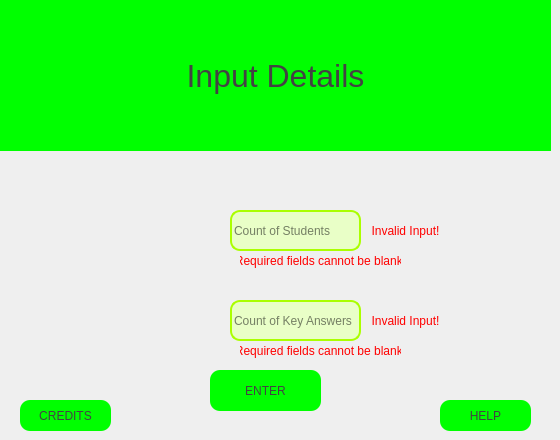
    <widget class="QWidget" name="tab">
     <property name="focusPolicy">
      <enum>Qt::TabFocus</enum>
     </property>
     <attribute name="title">
      <string>Input Details</string>
     </attribute>
     <widget class="QLabel" name="input_details_label">
      <property name="geometry">
       <rect>
        <x>0</x>
        <y>0</y>
        <width>551</width>
        <height>151</height>
       </rect>
      </property>
      <property name="font">
       <font>
        <family>Arial</family>
        <pointsize>24</pointsize>
       </font>
      </property>
      <property name="toolTip">
       <string>&lt;html&gt;&lt;head/&gt;&lt;body&gt;&lt;p&gt;&lt;span style=&quot; font-size:8pt;&quot;&gt;Input for &lt;/span&gt;&lt;span style=&quot; font-size:8pt; font-weight:600;&quot;&gt;Count of Students&lt;/span&gt;&lt;span style=&quot; font-size:8pt;&quot;&gt; and &lt;/span&gt;&lt;span style=&quot; font-size:8pt; font-weight:600;&quot;&gt;Count of Key Answers&lt;/span&gt;&lt;/p&gt;&lt;/body&gt;&lt;/html&gt;</string>
      </property>
      <property name="whatsThis">
       <string>&lt;html&gt;&lt;head/&gt;&lt;body&gt;&lt;p&gt;&lt;br/&gt;&lt;/p&gt;&lt;/body&gt;&lt;/html&gt;</string>
      </property>
      <property name="styleSheet">
       <string notr="true">QLabel {
	background-color: rgb(0, 255, 0);
	color: rgb(67, 67, 67);
}</string>
      </property>
      <property name="text">
       <string>Input Details</string>
      </property>
      <property name="alignment">
       <set>Qt::AlignCenter</set>
      </property>
     </widget>
     <widget class="QLabel" name="student_png">
      <property name="geometry">
       <rect>
        <x>170</x>
        <y>210</y>
        <width>41</width>
        <height>41</height>
       </rect>
      </property>
      <property name="toolTip">
       <string>&lt;html&gt;&lt;head/&gt;&lt;body&gt;&lt;p&gt;How many students are there?&lt;/p&gt;&lt;/body&gt;&lt;/html&gt;</string>
      </property>
      <property name="styleSheet">
       <string notr="true">QLabel:hover:!pressed {
	background-color: rgb(255, 255, 0);
	border-radius: 10px;
}</string>
      </property>
      <property name="text">
       <string/>
      </property>
      <property name="pixmap">
       <pixmap>../Images/student.png</pixmap>
      </property>
      <property name="scaledContents">
       <bool>true</bool>
      </property>
     </widget>
     <widget class="QLineEdit" name="count_of_students_entry">
      <property name="geometry">
       <rect>
        <x>230</x>
        <y>210</y>
        <width>131</width>
        <height>41</height>
       </rect>
      </property>
      <property name="styleSheet">
       <string notr="true">QLineEdit {
	color: rgb(0, 0, 0);
	background-color: rgb(233, 255, 199);
	border-radius: 10px;
	border: 2px solid rgb(170, 255, 0);
}

QLineEdit:focus {
	border:2px solid rgb(255, 255, 0);
}

</string>
      </property>
      <property name="alignment">
       <set>Qt::AlignLeading|Qt::AlignLeft|Qt::AlignVCenter</set>
      </property>
      <property name="placeholderText">
       <string>Count of Students</string>
      </property>
     </widget>
     <widget class="QLineEdit" name="count_key_answers_entry">
      <property name="geometry">
       <rect>
        <x>230</x>
        <y>300</y>
        <width>131</width>
        <height>41</height>
       </rect>
      </property>
      <property name="styleSheet">
       <string notr="true">QLineEdit {
	color: rgb(0, 0, 0);
	background-color: rgb(233, 255, 199);
	border-radius: 10px;
	border: 2px solid rgb(170, 255, 0);
}

QLineEdit:focus {
	border:2px solid rgb(255, 255, 0);
}</string>
      </property>
      <property name="alignment">
       <set>Qt::AlignLeading|Qt::AlignLeft|Qt::AlignVCenter</set>
      </property>
      <property name="placeholderText">
       <string>Count of Key Answers</string>
      </property>
     </widget>
     <widget class="QLabel" name="key_png">
      <property name="geometry">
       <rect>
        <x>170</x>
        <y>300</y>
        <width>41</width>
        <height>41</height>
       </rect>
      </property>
      <property name="toolTip">
       <string>&lt;html&gt;&lt;head/&gt;&lt;body&gt;&lt;p&gt;How many key answers are there?&lt;/p&gt;&lt;/body&gt;&lt;/html&gt;</string>
      </property>
      <property name="styleSheet">
       <string notr="true">QLabel:hover:!pressed {
	background-color: rgb(255, 255, 0);
	border-radius: 10px;
}</string>
      </property>
      <property name="text">
       <string/>
      </property>
      <property name="pixmap">
       <pixmap>../Images/key.png</pixmap>
      </property>
      <property name="scaledContents">
       <bool>true</bool>
      </property>
     </widget>
     <widget class="QPushButton" name="enter_button">
      <property name="geometry">
       <rect>
        <x>210</x>
        <y>370</y>
        <width>111</width>
        <height>41</height>
       </rect>
      </property>
      <property name="styleSheet">
       <string notr="true">QPushButton {
	background-color: rgb(0, 255, 0);
	border-radius: 10px;
	color: rgb(67, 67, 67);
}

QPushButton:hover:!pressed {
	background-color: rgb(255, 255, 0);
}</string>
      </property>
      <property name="text">
       <string>ENTER</string>
      </property>
     </widget>
     <widget class="QLabel" name="invalid_count_students">
      <property name="enabled">
       <bool>true</bool>
      </property>
      <property name="geometry">
       <rect>
        <x>370</x>
        <y>220</y>
        <width>71</width>
        <height>21</height>
       </rect>
      </property>
      <property name="toolTip">
       <string>&lt;html&gt;&lt;head/&gt;&lt;body&gt;&lt;p&gt;Input may be &lt;span style=&quot; font-weight:600; color:#ff0000;&quot;&gt;INVALID&lt;/span&gt; or a &lt;span style=&quot; font-weight:600; color:#ff0000;&quot;&gt;NON-DIGIT DATA&lt;/span&gt;&lt;/p&gt;&lt;/body&gt;&lt;/html&gt;</string>
      </property>
      <property name="styleSheet">
       <string notr="true">QLabel {
	color: rgb(255, 0, 0);
}</string>
      </property>
      <property name="text">
       <string>Invalid Input!</string>
      </property>
      <property name="alignment">
       <set>Qt::AlignCenter</set>
      </property>
     </widget>
     <widget class="QLabel" name="invalid_count_key_answers">
      <property name="geometry">
       <rect>
        <x>370</x>
        <y>310</y>
        <width>71</width>
        <height>21</height>
       </rect>
      </property>
      <property name="toolTip">
       <string>&lt;html&gt;&lt;head/&gt;&lt;body&gt;&lt;p&gt;Input may be &lt;span style=&quot; font-weight:600; color:#ff0000;&quot;&gt;INVALID&lt;/span&gt; or a &lt;span style=&quot; font-weight:600; color:#ff0000;&quot;&gt;NON-DIGIT DATA&lt;/span&gt;&lt;/p&gt;&lt;/body&gt;&lt;/html&gt;</string>
      </property>
      <property name="styleSheet">
       <string notr="true">QLabel {
	color: rgb(255, 0, 0);
}</string>
      </property>
      <property name="text">
       <string>Invalid Input!</string>
      </property>
      <property name="alignment">
       <set>Qt::AlignCenter</set>
      </property>
     </widget>
     <widget class="QLabel" name="empty_count_students">
      <property name="enabled">
       <bool>true</bool>
      </property>
      <property name="geometry">
       <rect>
        <x>240</x>
        <y>250</y>
        <width>161</width>
        <height>21</height>
       </rect>
      </property>
      <property name="toolTip">
       <string>&lt;html&gt;&lt;head/&gt;&lt;body&gt;&lt;p&gt;Input may be &lt;span style=&quot; font-weight:600; color:#ff0000;&quot;&gt;INVALID&lt;/span&gt; or a &lt;span style=&quot; font-weight:600; color:#ff0000;&quot;&gt;NON-DIGIT DATA&lt;/span&gt;&lt;/p&gt;&lt;/body&gt;&lt;/html&gt;</string>
      </property>
      <property name="styleSheet">
       <string notr="true">QLabel {
	color: rgb(255, 0, 0);
}</string>
      </property>
      <property name="text">
       <string>Required fields cannot be blank!</string>
      </property>
      <property name="alignment">
       <set>Qt::AlignCenter</set>
      </property>
     </widget>
     <widget class="QLabel" name="empty_count_key_answers">
      <property name="enabled">
       <bool>true</bool>
      </property>
      <property name="geometry">
       <rect>
        <x>240</x>
        <y>340</y>
        <width>161</width>
        <height>21</height>
       </rect>
      </property>
      <property name="toolTip">
       <string>&lt;html&gt;&lt;head/&gt;&lt;body&gt;&lt;p&gt;Input may be &lt;span style=&quot; font-weight:600; color:#ff0000;&quot;&gt;INVALID&lt;/span&gt; or a &lt;span style=&quot; font-weight:600; color:#ff0000;&quot;&gt;NON-DIGIT DATA&lt;/span&gt;&lt;/p&gt;&lt;/body&gt;&lt;/html&gt;</string>
      </property>
      <property name="styleSheet">
       <string notr="true">QLabel {
	color: rgb(255, 0, 0);
}</string>
      </property>
      <property name="text">
       <string>Required fields cannot be blank!</string>
      </property>
      <property name="alignment">
       <set>Qt::AlignCenter</set>
      </property>
     </widget>
     <widget class="QPushButton" name="credits_button">
      <property name="geometry">
       <rect>
        <x>20</x>
        <y>400</y>
        <width>91</width>
        <height>31</height>
       </rect>
      </property>
      <property name="styleSheet">
       <string notr="true">QPushButton {
	background-color: rgb(0, 255, 0);
	border-radius: 10px;
	color: rgb(67, 67, 67);
}

QPushButton:hover:!pressed {
	background-color: rgb(255, 255, 0);
}</string>
      </property>
      <property name="text">
       <string>CREDITS</string>
      </property>
     </widget>
     <widget class="QPushButton" name="help_button">
      <property name="geometry">
       <rect>
        <x>440</x>
        <y>400</y>
        <width>91</width>
        <height>31</height>
       </rect>
      </property>
      <property name="styleSheet">
       <string notr="true">QPushButton {
	background-color: rgb(0, 255, 0);
	border-radius: 10px;
	color: rgb(67, 67, 67);
}

QPushButton:hover:!pressed {
	background-color: rgb(255, 255, 0);
}</string>
      </property>
      <property name="text">
       <string>HELP</string>
      </property>
     </widget>
     <zorder>empty_count_students</zorder>
     <zorder>empty_count_key_answers</zorder>
     <zorder>input_details_label</zorder>
     <zorder>student_png</zorder>
     <zorder>count_of_students_entry</zorder>
     <zorder>count_key_answers_entry</zorder>
     <zorder>key_png</zorder>
     <zorder>enter_button</zorder>
     <zorder>invalid_count_students</zorder>
     <zorder>invalid_count_key_answers</zorder>
     <zorder>credits_button</zorder>
     <zorder>help_button</zorder>
    </widget>
